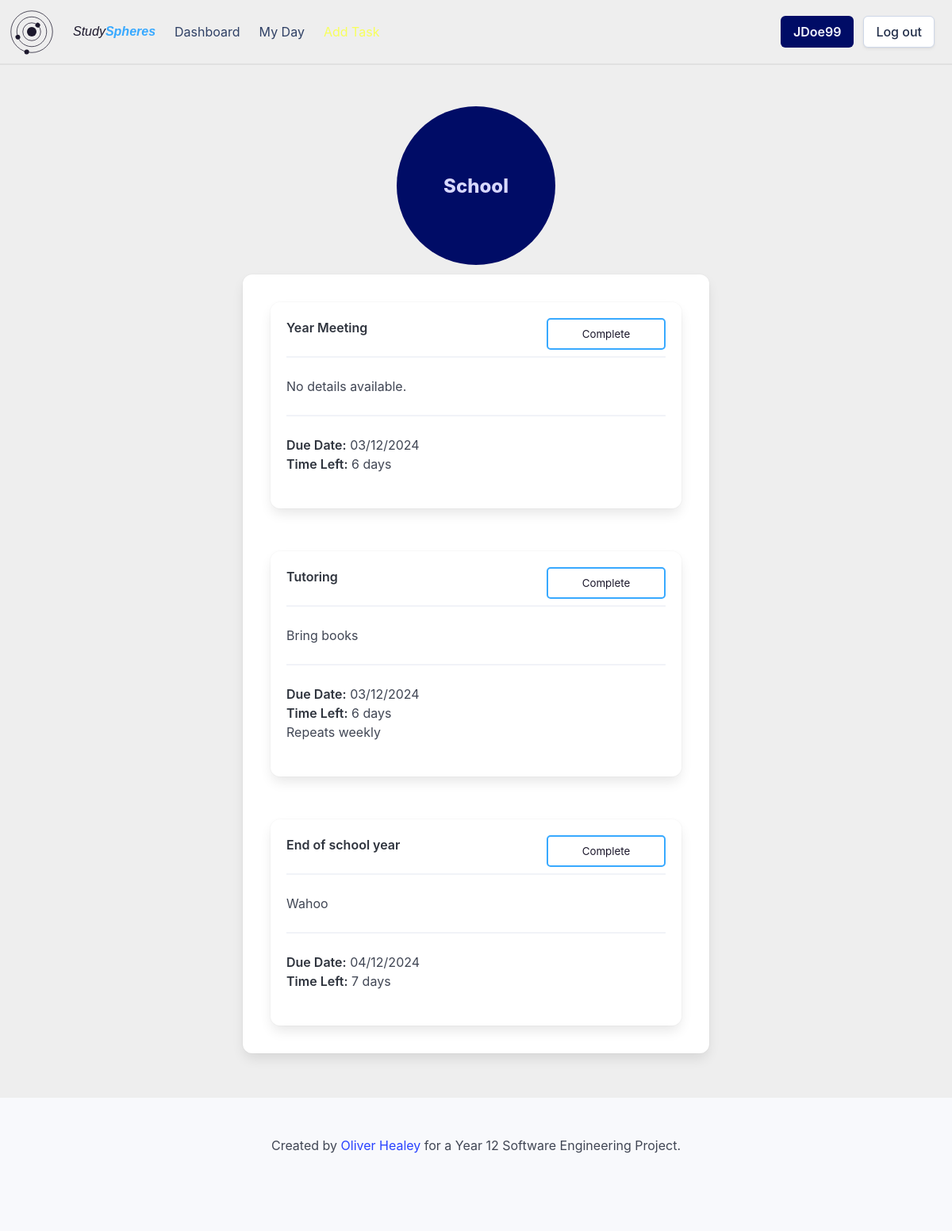
Page /group/ff5fdb74-885a-44ea-bf02-76882515d41f (signed in) on the committed database.
### setup_db.py (models this page shows)
class Group(Base):
    __tablename__ = 'groups'
    group_id = Column(String, primary_key=True, nullable=False)
    group_name = Column(String, nullable=False)
    user_id = Column(String, ForeignKey('userdetails.id'), nullable=False)
    user = relationship('User', back_populates='groups')
    tasks = relationship('Task', back_populates='groups')

class Task(Base):
    __tablename__ = 'tasks'
    task_id = Column(String, primary_key=True)
    name = Column(String, nullable=False)
    details = Column(String)
    important = Column(Boolean, nullable=False)
    due_date = Column(DateTime, nullable=False)
    completed = Column(Boolean, nullable=False)
    repeat = Column(String, nullable=False)
    user_id = Column(String, ForeignKey('userdetails.id'), nullable=False)
    group_id = Column(String, ForeignKey('groups.group_id'), nullable=False)
    user = relationship('User', back_populates='tasks')
    groups = relationship('Group', back_populates='tasks')

### app.py (the view)
@app.route('/group/<group_id>')
def viewGroup(group_id):
    if flaskSession.get('userId') is None:
        return redirect(url_for('login'))
    userId = flaskSession.get('userId')
    group = sessionDb.query(Group).filter(Group.group_id == group_id, Group.user_id == userId).first()
    tasks = sessionDb.query(Task).filter(Task.group_id == group_id).order_by(Task.due_date).all()
    date = datetime.datetime.now().date()
    return render_template('group.html', group=group, tasks=tasks, showDetails=True, date=date)

### templates/group.html (shortened to what this page needs)
{% extends 'base_loggedin.html' %}
{% block content %}
    <div class="circle-holder column is-full is-centered">
        <div class="group-circle" onclick="window.location.href='/group/{{ group.group_id }}'">
            <div class="hero-body">
                <p class="group-circle-title title is-4">{{ group.group_name }}</p>
            </div>
        </div>
    </div>
    <div class="columns is-centered">
        <div class="column is-half">
            <div class="box">
                <div class="columns is-multiline">
                    {% for task in tasks %}
                        {% if task.group_id == group.group_id %}
                            <div class="column is-full">
                                {% include 'task_box.html' %}
                            </div>
                        {% endif %}
                    {% endfor %}
                </div>
            </div>
        </div>
    </div>
{% endblock %}

### templates/task_box.html (shortened to what this page needs)
<div class="box task-box {% if date > task.due_date.date() and not task.completed %}overdue-task{% endif %}" onclick="window.location.href='/task/{{ task.task_id }}'">
    <div class="content">
        <p>
            <strong class="{{ 'has-text-success' if task.completed else '' }}">{{ task.name }}</strong>
            <hr>
            {% if showDetails %}
                {% if task.details %}
                    {{ task.details }}
                {% else %}
                    No details available.
                {% endif %}
                <hr>
            {% endif %}
            {% if not task.completed %}
                <strong>Due Date:</strong> {{ task.due_date.strftime('%d/%m/%Y') }}<br>
                {% if date < task.due_date.date() %}
                    <strong>Time Left:</strong> {{ (task.due_date.date() - date).days }} days<br>
                {% elif date == task.due_date.date() %}
                    <strong class="has-text-warning">Due Today</strong><br>
                {% else %}
                    <strong class="has-text-danger">Overdue</strong><br>
                {% endif %}
                {% if task.repeat != 'none' %}
                    Repeats {{ task.repeat }}<br>
                {% endif %}
            {% else %}
                <strong class="has-text-success">Task Complete</strong>
            {% endif %}
        </p>
    </div>
    {% if not task.completed %}
        <form action="/complete" method="POST">
            <input type="submit" value="Complete" class="task-complete-button">
        </form>
    {% else %}
        <form action="/decomplete" method="POST">
            <input type="hidden" name="task_id" value="{{ task.task_id }}">
            <input type="submit" value="Remove Complete" class="task-complete-button">
        </form>
    {% endif %}
</div>

### static/styles/styles.css (style rules this page uses)
:root { --bulma-primary-h: 206deg; --bulma-primary-l: 61%; --bulma-link-l: 20%; --bulma-info-h: 63deg; --bulma-info-l: 68%; --bulma-scheme-s: 36%; --bulma-body-background-color: light-dark(#eeeeee, #0f141f); color-scheme: light dark; --accent-color: light-dark(#1c182c, #e0e0e0); --accent-color-invert: light-dark(#e0e0e0, #160f34); --warning-color: light-dark(#ffdddd, #330000); }
body { margin: none; padding: none; }
.hero-body { padding: 20px; }
.circle-holder { display: flex; justify-content: center; align-items: center; }
.group-circle { position: relative; border-radius: 50%; width: 200px; text-align: center; align-content: center; overflow: visible; height: 200px; background-color: var(--bulma-link); }
.group-circle-title { color: #d8d9ff; }
.task-box { position: relative; overflow: hidden; transition: all 0.5s; cursor: pointer; margin: 15px; }
.task-box:before { content: ''; position: absolute; opacity: 0; height: 100%; width: 100%; top: 0px; bottom: 0px; right: 0px; align-content: center; padding: 10px; transition: 0.5s; color: #0f141f; background-color: var(--bulma-primary); }
.task-box:after { content: 'Click for more details...'; opacity: 0; position: absolute; bottom: -20px; right: 20px; transition: 0.5s; font-size: 0.7rem; }
.task-complete-button { position: absolute; top: 20px; right: 20px; width: 150px; height: 40px; background-color: transparent; border: var(--bulma-primary) solid 2px; color: var(--accent-color); border-radius: 5px; padding: 5px; cursor: pointer; }

### rows in the picture
Group: group_name "School"
Task: name "Year Meeting", details "No details available.", due_date "03/12/2024", (task.due_date.date()-date).days "6"
Task: name "Tutoring", details "Bring books", due_date "03/12/2024", (task.due_date.date()-date).days "6", repeat "weekly"
Task: name "End of school year", details "Wahoo", due_date "04/12/2024", (task.due_date.date()-date).days "7"

### other values in the picture
{{ session['username'] }} "JDoe99"
